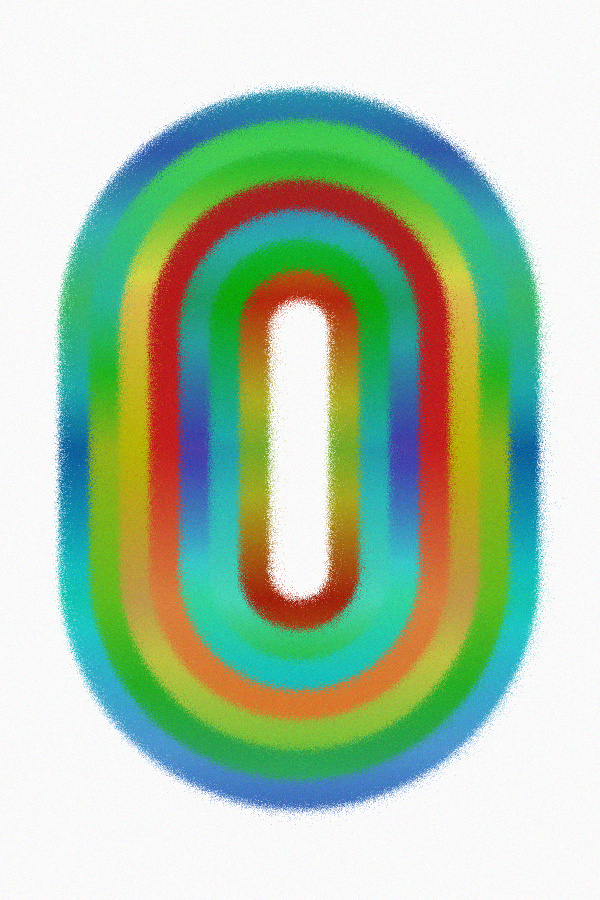
Frame 1 (no input)
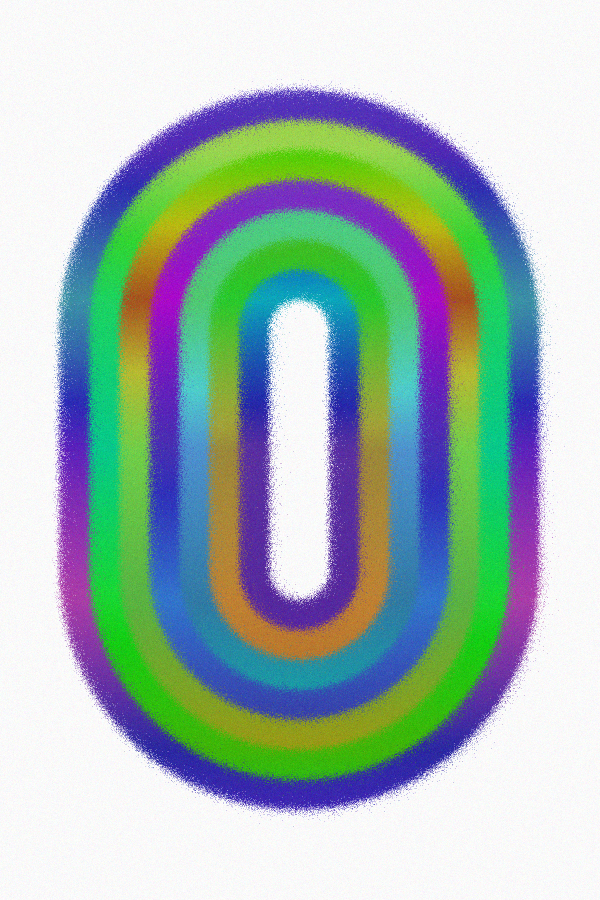
Frame 2 (the mouse pressed at the canvas centre, redrawn once)

The p5.js sketch that drew these frames (run headless with seeded random() and noise() and a simulated clock; the mouse was pressed at the canvas centre and the sketch redrawn once):

// p5.js sketch
// ── sketch.js
const NOISE_DIFF = 20;
const NOISE_DF = 2;

function setup() {
  createCanvas(600, 900);
  pixelDensity(2);
  noLoop();
}

function draw() {
  background(255);
  colorMode(HSB);
  // Define the number of stadiums and the spacing between them
  let numStadiums = 7;
  let spacing = 30; // Spacing between stadiums

  // Calculate the initial dimensions of the outermost stadium
  let initialWidth = width * 0.8;
  let initialHeight = height * 0.8;
  let x = width / 2;
  let y = height / 2;

  // Draw multiple gradient stadiums using a loop
  for (let i = 0; i < numStadiums; i++) {
    let w = initialWidth - i * 2 * spacing;
    let h = initialHeight - i * 2 * spacing;

    // Adjust position if needed (in this case, the stadiums are centered)
    let numColors = 7; // Number of colors in the gradient

    drawGradientStadium(x, y, w, h, numColors);
  }

  // Calculate the dimensions for the white stadium
  let whiteW = initialWidth - numStadiums * 2 * spacing;
  let whiteH = initialHeight - numStadiums * 2 * spacing;

  // Draw the white stadium in the middle
  drawSolidStadium(x, y, whiteW, whiteH, color(255));

  // Add noise to the entire image
  addNoise();
}

// Function to draw a gradient-filled stadium
function drawGradientStadium(x, y, stadiumWidth, stadiumHeight, numColors) {
  // Create a gradient with multiple randomly generated colors
  let gradientGraphics = createGraphics(width, height);

  // Generate random colors for the gradient
  let baseColorHue = random(255);
  let colors = [];
  for (let i = 0; i < numColors; i++) {
    colors.push(
      color(baseColorHue + random(-60, 60), random(60, 100), random(60, 85))
    );
  }

  // Draw the gradient vertically
  for (let yPos = 0; yPos < height; yPos++) {
    let t = map(yPos, 0, height - 1, 0, numColors - 1);
    let index = floor(t);
    let inter = t - index;
    let c;
    if (index < numColors - 1) {
      c = lerpColor(colors[index], colors[index + 1], inter);
    } else {
      c = colors[numColors - 1];
    }
    gradientGraphics.stroke(c);
    gradientGraphics.line(0, yPos, width, yPos);
  }

  // Create a graphics buffer for the mask (stadium shape)
  let maskGraphics = createGraphics(width, height);
  maskGraphics.pixelDensity(1); // Ensures the mask aligns properly
  maskGraphics.clear(); // Clear to make the background transparent

  // Draw the stadium shape onto the mask graphics buffer
  drawStadium(maskGraphics, x, y, stadiumWidth, stadiumHeight);

  // Create images from the graphics buffers
  let gradientImage = gradientGraphics.get();
  let maskImage = maskGraphics.get();

  // Apply the mask to the gradient image
  gradientImage.mask(maskImage);

  // Draw the masked gradient (stadium shape) onto the canvas
  image(gradientImage, 0, 0);
}

// Function to draw a solid-colored stadium onto the canvas
function drawSolidStadium(x, y, w, h, col) {
  fill(col);
  noStroke();
  ellipseMode(CENTER);
  rectMode(CENTER);

  // Draw the central rectangle part of the stadium
  rect(x, y, w, h - w);

  // Draw the semicircular ends of the stadium
  ellipse(x, y - (h - w) / 2, w, w);
  ellipse(x, y + (h - w) / 2, w, w);
}

// Function to draw a stadium shape onto a graphics buffer
function drawStadium(pg, x, y, w, h) {
  pg.fill(255); // White fill for the mask
  pg.noStroke();
  pg.ellipseMode(CENTER);
  pg.rectMode(CENTER);

  // Draw the central rectangle part of the stadium
  pg.rect(x, y, w, h - w);

  // Draw the semicircular ends of the stadium
  pg.ellipse(x, y - (h - w) / 2, w, w);
  pg.ellipse(x, y + (h - w) / 2, w, w);
}

// Existing addNoise function
function addNoise() {
  // Add noise to the image
  loadPixels();

  // Get the pixel density factor
  let d = pixelDensity();
  let totalPixels = 4 * width * height * d * d;

  // First, swap pixels using normal distribution
  for (let i = 0; i < width; i++) {
    for (let j = 0; j < height; j++) {
      for (let di = 0; di < d; di++) {
        for (let dj = 0; dj < d; dj++) {
          // Calculate the current pixel index
          let index = 4 * (i * d + di + (j * d + dj) * width * d);

          // Find a random neighboring pixel with normal distribution
          let randX = int(randomGaussian(0, 3)); // standard deviation of 3
          let randY = int(randomGaussian(0, 3)); // standard deviation of 3

          // Calculate the neighboring pixel coordinates
          let neighborX = constrain(i + randX, 0, width - 1);
          let neighborY = constrain(j + randY, 0, height - 1);

          // Find the corresponding index for the neighboring pixel
          let neighborIndex =
            4 * (neighborX * d + di + (neighborY * d + dj) * width * d);

          // Swap the pixels
          for (let k = 0; k < 4; k++) {
            // iterate through RGBA
            let temp = pixels[index + k];
            pixels[index + k] = pixels[neighborIndex + k];
            pixels[neighborIndex + k] = temp;
          }
        }
      }
    }
  }

  // Second, add random color value noise to the image
  for (let i = 0; i < width; i++) {
    for (let j = 0; j < height; j++) {
      for (let di = 0; di < d; di++) {
        for (let dj = 0; dj < d; dj++) {
          // Calculate the current pixel index
          let index = 4 * (i * d + di + (j * d + dj) * width * d);

          // Add noise to the color values
          pixels[index] += random(-NOISE_DIFF, NOISE_DIFF); // Red
          pixels[index + 1] += random(-NOISE_DIFF, NOISE_DIFF); // Green
          pixels[index + 2] += random(-NOISE_DIFF, NOISE_DIFF); // Blue
        }
      }
    }
  }

  updatePixels();
}
